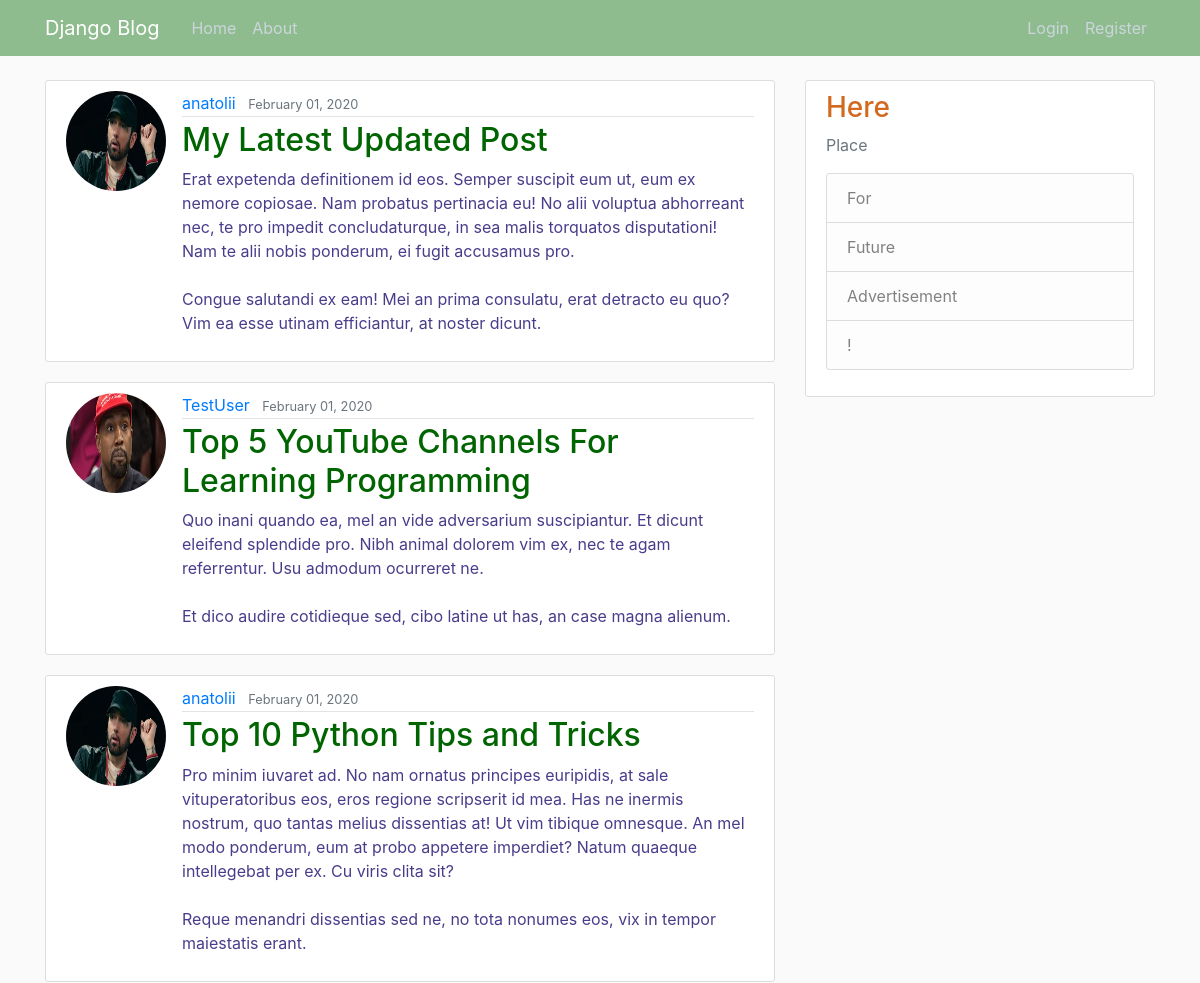
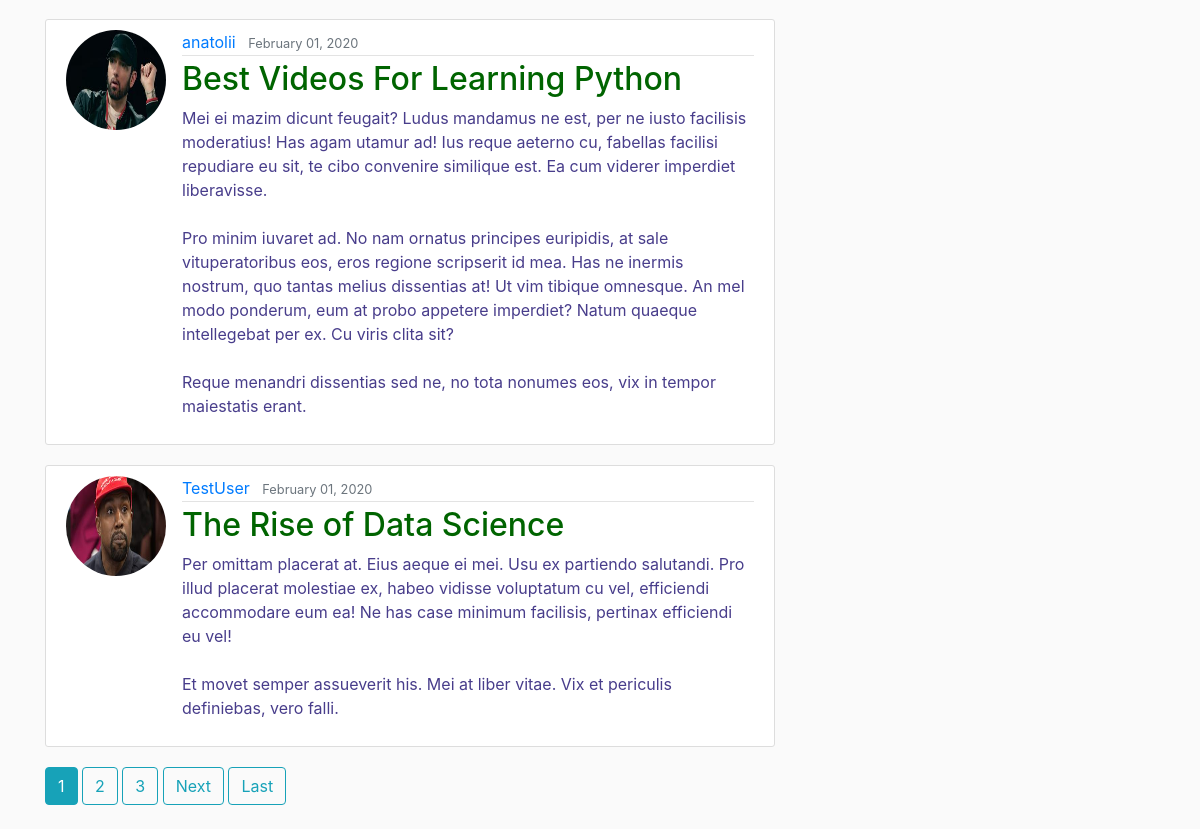
The page / on the database its author committed (2 pictures, top to bottom).
### blog/models.py (models this page shows, shortened)
class Post(models.Model):
    title = models.CharField(max_length=100)
    content = models.TextField()
    date_posted = models.DateTimeField(default=timezone.now)
    author = models.ForeignKey(User,on_delete=models.CASCADE)

### users/models.py (models this page shows, shortened)
class Profile(models.Model):
    user = models.OneToOneField(User, on_delete=models.CASCADE)
    image = models.ImageField(default='default.jpg', upload_to='profile_pics')

### blog/views.py (the view)
# urls.py: path('', PostListView.as_view(), name='blog-home'),
class PostListView(ListView):
    model = Post
    template_name = 'blog/home.html'
    context_object_name = 'posts'
    ordering = ['-date_posted']
    paginate_by = 5

### blog/templates/blog/home.html (shortened to what this page needs)
{% extends 'blog/base.html' %}
{% block content %}
    {% for post in posts %}
        <article class="media content-section">
            <img class="rounded-circle article-img" src="{{ post.author.profile.image.url }}">
            <div class="media-body">
                <div class="article-metadata">
                    <a class="mr-2" href="{% url 'user-post' post.author.username %}">{{ post.author }}</a>
                    <small class="text-muted">{{ post.date_posted | date:'F d, Y ' }}</small>
                </div>
                <h2><a class="article-title" href='{% url 'post-detail' post.id %}'>{{ post.title }}</a></h2>
                <p class="article-content">{{ post.content }}</p>
            </div>
        </article>
    {% endfor %}
   {% if is_paginated %}
      {% for num in page_obj.paginator.page_range %}
        {% if page_obj.number == num %}
          <a class="btn btn-info mb-4" href="?page={{ num }}">{{ num }}</a>
        {% elif num > page_obj.number|add:'-3' and num < page_obj.number|add:'3' %}
          <a class="btn btn-outline-info mb-4" href="?page={{ num }}">{{ num }}</a>
        {% endif %}
      {% endfor %}
      {% if page_obj.has_next %}
        <a class="btn btn-outline-info mb-4" href="?page={{ page_obj.next_page_number }}">Next</a>
        <a class="btn btn-outline-info mb-4" href="?page={{ page_obj.paginator.num_pages }}">Last</a>
      {% endif %}
    {% endif %}
{% endblock content %}

### blog/templates/blog/base.html (shortened to what this page needs)
{% load static %}
<!DOCTYPE html>
<html lang="en">
<head>
    <link rel="stylesheet" href="https://maxcdn.bootstrapcdn.com/bootstrap/4.0.0/css/bootstrap.min.css"
>
    <link rel="stylesheet" type="text/css" href="{% static 'blog/main.css' %}">
</head>
<body>
<header class="site-header">
    <nav class="navbar navbar-expand-md navbar-dark bg-steel fixed-top">
        <div class="container">
            <a class="navbar-brand mr-4" href="{% url 'blog-home' %}">Django Blog</a>
            <div class="collapse navbar-collapse" id="navbarToggle">
                <div class="navbar-nav mr-auto">
                    <a class="nav-item nav-link" href="{% url 'blog-home' %}">Home</a>
                    <a class="nav-item nav-link" href="{% url 'blog-about' %}">About</a>
                </div>
                <div class="navbar-nav">
                    {% if user.is_authenticated %}
                        <a class="nav-item nav-link" href={% url 'post-create' %}>New Post</a>
                        <a class="nav-item nav-link" href={% url 'profile' %}>Profile</a>
                        <a class="nav-item nav-link" href={% url 'logout' %}>Log Out</a>
                    {% else %}
                        <a class="nav-item nav-link" href={% url 'login' %}>Login</a>
                        <a class="nav-item nav-link" href={% url 'register' %}>Register</a>
                    {% endif %}
                </div>
            </div>
        </div>
    </nav>
</header>
<main role="main" class="container">
    <div class="row">
        <div class="col-md-8">
            {% block content %}{% endblock %}
        </div>
        <div class="col-md-4">
            <div class="content-section">
                <h3>Here</h3>
                <p class='text-muted'>Place
                <ul class="list-group">
                    <li class="list-group-item list-group-item-light">For</li>
                    <li class="list-group-item list-group-item-light">Future</li>
                    <li class="list-group-item list-group-item-light">Advertisement</li>
                    <li class="list-group-item list-group-item-light">!</li>
                </ul>
                </p>
            </div>
        </div>
    </div>
</main>
</body>
</html>

### blog/static/blog/main.css (style rules this page uses)
body { background: #fafafa; color: #333333; margin-top: 5rem; }
h1, h2, h3, h4, h5, h6 { color: chocolate; }
ul { margin: 0; }
.bg-steel { background-color: darkseagreen; }
.site-header .navbar-nav .nav-link { color: #cbd5db; }
.content-section { background: #ffffff; padding: 10px 20px; border: 1px solid #dddddd; border-radius: 3px; margin-bottom: 20px; }
.article-title { color: darkgreen; }
.article-content { white-space: pre-line; color: darkslateblue; }
.article-img { height: 100px; width: 100px; margin-right: 16px; }
.article-metadata { padding-bottom: 1px; margin-bottom: 4px; border-bottom: 1px solid #e3e3e3 }

### rows shown on the page
Post: author.profile.image (picture), author "anatolii", date_posted "February 01, 2020", title "My Latest Updated Post", content "Erat expetenda definitionem id eos. Semper suscipit eum ut, eum ex nemore copiosae. Nam probatus pertinacia eu! No alii voluptua abhorreant nec, te pro impedit concludaturque, in sea malis torquatos disputationi! Nam te alii nobis ponderum, ei fugit accusamus pro. Congue salutandi ex eam! Mei an prima consulatu, erat detracto eu quo? Vim ea esse utinam efficiantur, at noster dicunt."
Post: author.profile.image (placeholder picture), author "TestUser", date_posted "February 01, 2020", title "Top 5 YouTube Channels For Learning Programming", content "Quo inani quando ea, mel an vide adversarium suscipiantur. Et dicunt eleifend splendide pro. Nibh animal dolorem vim ex, nec te agam referrentur. Usu admodum ocurreret ne. Et dico audire cotidieque sed, cibo latine ut has, an case magna alienum."
Post: author.profile.image (picture), author "anatolii", date_posted "February 01, 2020", title "Top 10 Python Tips and Tricks", content "Pro minim iuvaret ad. No nam ornatus principes euripidis, at sale vituperatoribus eos, eros regione scripserit id mea. Has ne inermis nostrum, quo tantas melius dissentias at! Ut vim tibique omnesque. An mel modo ponderum, eum at probo appetere imperdiet? Natum quaeque intellegebat per ex. Cu viris clita sit? Reque menandri dissentias sed ne, no tota nonumes eos, vix in tempor maiestatis erant."
Post: author.profile.image (picture), author "anatolii", date_posted "February 01, 2020", title "Best Videos For Learning Python", content "Mei ei mazim dicunt feugait? Ludus mandamus ne est, per ne iusto facilisis moderatius! Has agam utamur ad! Ius reque aeterno cu, fabellas facilisi repudiare eu sit, te cibo convenire similique est. Ea cum viderer imperdiet liberavisse. Pro minim iuvaret ad. No nam ornatus principes euripidis, at sale vituperatoribus eos, eros regione scripserit id mea. Has ne inermis nostrum, quo tantas melius dissentias at! Ut vim tibique omnesque. An mel modo ponderum, eum at probo appetere imperdiet? Natum quaeque intellegebat per ex. Cu viris clita sit? Reque menandri dissentias sed ne, no tota nonumes eos, vix in tempor maiestatis erant."
Post: author.profile.image (placeholder picture), author "TestUser", date_posted "February 01, 2020", title "The Rise of Data Science", content "Per omittam placerat at. Eius aeque ei mei. Usu ex partiendo salutandi. Pro illud placerat molestiae ex, habeo vidisse voluptatum cu vel, efficiendi accommodare eum ea! Ne has case minimum facilisis, pertinax efficiendi eu vel! Et movet semper assueverit his. Mei at liber vitae. Vix et periculis definiebas, vero falli."

### other values the page prints
{{ num }} "1"
{{ num }} "2" "3"
